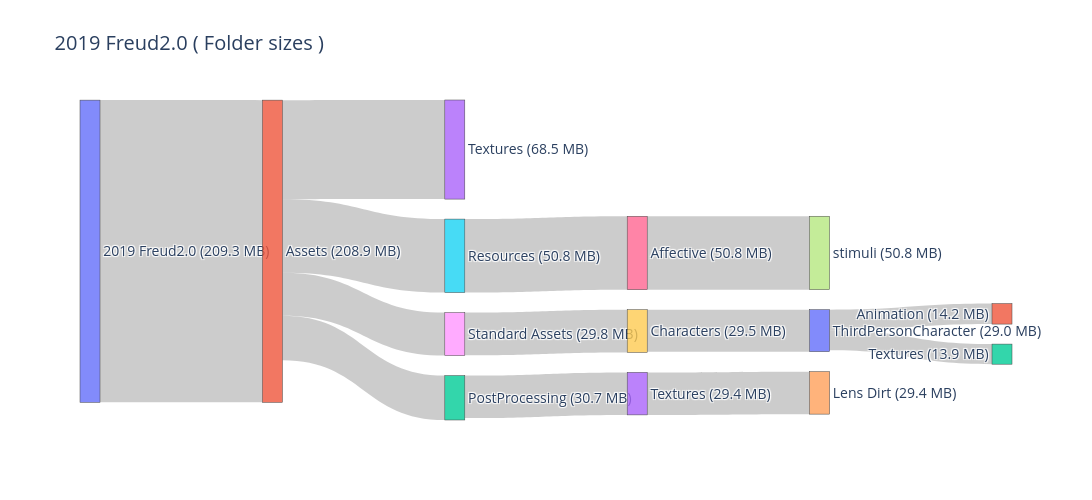
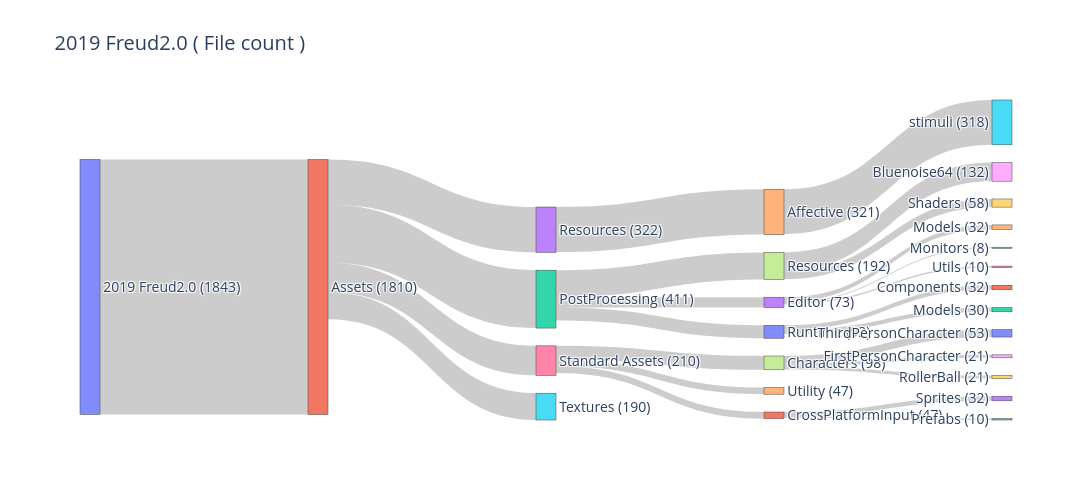

Notebook code cell kept with these figures, in order:
### Code cell
plot_sankey(*generate_sankey_from_tree_dfs(generate_directory_tree(SecondProjectPath), display_mode=DisplayMode.SIZE,max_depth=None,skip_threshold=0.04),title=getProjectNameFromPath(SecondProjectPath) + " ( Folder sizes )",height=500)
plot_sankey(*generate_sankey_from_tree_dfs(generate_directory_tree(SecondProjectPath), display_mode=DisplayMode.FILE_COUNT,max_depth=5,skip_threshold=0.1),title=getProjectNameFromPath(SecondProjectPath) + " ( File count )",height=500)

### Figure 1 — Plotly figure (JSON) as saved in the notebook; plotly's stock layout.template omitted (floating-point values rounded to 4 significant figures)
{"data": [{"arrangement": "snap", "link": {"source": [0, 1, 2, 3, 1, 5, 6, 1, 8, 9, 10, 10, 1], "target": [1, 2, 3, 4, 5, 6, 7, 8, 9, 10, 11, 12, 13], "value": [219074122, 32184030, 30809849, 30799078, 53256960, 53256788, 53255978, 31200467, 30918241, 30398002, 14852062, 14574662, 71836875]}, "node": {"align": "left", "label": ["2019 Freud2.0 (209.3 MB)", "Assets (208.9 MB)", "PostProcessing (30.7 MB)", "Textures (29.4 MB)", "Lens Dirt (29.4 MB)", "Resources (50.8 MB)", "Affective (50.8 MB)", "stimuli (50.8 MB)", "Standard Assets (29.8 MB)", "Characters (29.5 MB)", "ThirdPersonCharacter (29.0 MB)", "Animation (14.2 MB)", "Textures (13.9 MB)", "Textures (68.5 MB)"]}, "type": "sankey"}], "layout": {"font": {"size": 14}, "height": 500, "title": {"text": "2019 Freud2.0 ( Folder sizes )"}, "width": 1800}}

### Figure 2 — Plotly figure (JSON) as saved in the notebook; plotly's stock layout.template omitted (floating-point values rounded to 4 significant figures)
{"data": [{"arrangement": "snap", "link": {"source": [0, 1, 2, 3, 3, 3, 2, 7, 7, 2, 10, 10, 1, 13, 14, 1, 16, 17, 17, 17, 16, 21, 21, 16, 1], "target": [1, 2, 3, 4, 5, 6, 7, 8, 9, 10, 11, 12, 13, 14, 15, 16, 17, 18, 19, 20, 21, 22, 23, 24, 25], "value": [1810, 411, 73, 32, 8, 10, 192, 132, 58, 92, 32, 30, 322, 321, 318, 210, 98, 21, 21, 53, 47, 10, 32, 47, 190]}, "node": {"align": "left", "label": ["2019 Freud2.0 (1843)", "Assets (1810)", "PostProcessing (411)", "Editor (73)", "Models (32)", "Monitors (8)", "Utils (10)", "Resources (192)", "Bluenoise64 (132)", "Shaders (58)", "Runtime (92)", "Components (32)", "Models (30)", "Resources (322)", "Affective (321)", "stimuli (318)", "Standard Assets (210)", "Characters (98)", "FirstPersonCharacter (21)", "RollerBall (21)", "ThirdPersonCharacter (53)", "CrossPlatformInput (47)", "Prefabs (10)", "Sprites (32)", "Utility (47)", "Textures (190)"]}, "type": "sankey"}], "layout": {"font": {"size": 14}, "height": 500, "title": {"text": "2019 Freud2.0 ( File count )"}, "width": 1800}}
